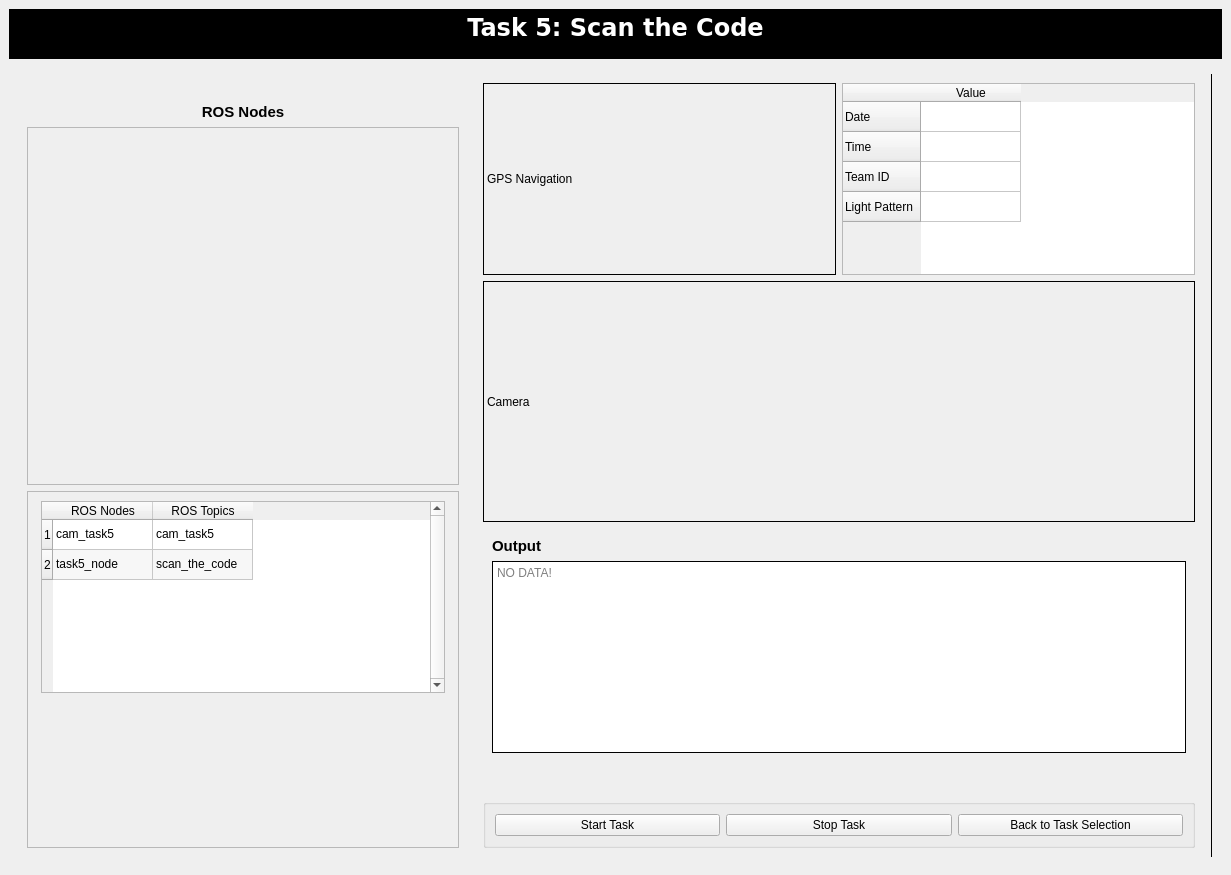
<?xml version="1.0" encoding="UTF-8"?>
<ui version="4.0">
 <class>MainWindow</class>
 <widget class="QMainWindow" name="MainWindow">
  <property name="geometry">
   <rect>
    <x>0</x>
    <y>0</y>
    <width>1231</width>
    <height>875</height>
   </rect>
  </property>
  <property name="sizePolicy">
   <sizepolicy hsizetype="Fixed" vsizetype="Fixed">
    <horstretch>0</horstretch>
    <verstretch>0</verstretch>
   </sizepolicy>
  </property>
  <property name="windowTitle">
   <string>MainWindow</string>
  </property>
  <widget class="QWidget" name="centralwidget">
   <property name="styleSheet">
    <string notr="true"/>
   </property>
   <layout class="QVBoxLayout" name="verticalLayout">
    <item>
     <widget class="QTextBrowser" name="textBrowser_3">
      <property name="sizePolicy">
       <sizepolicy hsizetype="Preferred" vsizetype="Preferred">
        <horstretch>0</horstretch>
        <verstretch>0</verstretch>
       </sizepolicy>
      </property>
      <property name="maximumSize">
       <size>
        <width>16777215</width>
        <height>50</height>
       </size>
      </property>
      <property name="font">
       <font>
        <family>Bitstream Vera Sans</family>
       </font>
      </property>
      <property name="styleSheet">
       <string notr="true">*{
background:rgb(0, 0, 0);
}</string>
      </property>
      <property name="frameShape">
       <enum>QFrame::NoFrame</enum>
      </property>
      <property name="frameShadow">
       <enum>QFrame::Plain</enum>
      </property>
      <property name="html">
       <string>&lt;!DOCTYPE HTML PUBLIC &quot;-//W3C//DTD HTML 4.0//EN&quot; &quot;http://www.w3.org/TR/REC-html40/strict.dtd&quot;&gt;
&lt;html&gt;&lt;head&gt;&lt;meta name=&quot;qrichtext&quot; content=&quot;1&quot; /&gt;&lt;style type=&quot;text/css&quot;&gt;
p, li { white-space: pre-wrap; }
&lt;/style&gt;&lt;/head&gt;&lt;body style=&quot; font-family:'Bitstream Vera Sans'; font-size:7.8pt; font-weight:400; font-style:normal;&quot;&gt;
&lt;p align=&quot;center&quot; style=&quot; margin-top:0px; margin-bottom:0px; margin-left:0px; margin-right:0px; -qt-block-indent:0; text-indent:0px;&quot;&gt;&lt;span style=&quot; font-size:18pt; font-weight:600; color:#ffffff;&quot;&gt;Task 5: Scan the Code&lt;/span&gt;&lt;/p&gt;&lt;/body&gt;&lt;/html&gt;</string>
      </property>
     </widget>
    </item>
    <item>
     <widget class="QWidget" name="widget" native="true">
      <layout class="QHBoxLayout" name="horizontalLayout">
       <item>
        <widget class="QWidget" name="widget_2" native="true">
         <property name="maximumSize">
          <size>
           <width>450</width>
           <height>16777215</height>
          </size>
         </property>
         <layout class="QVBoxLayout" name="verticalLayout_4">
          <item>
           <widget class="QLabel" name="label_2">
            <property name="maximumSize">
             <size>
              <width>16777215</width>
              <height>300</height>
             </size>
            </property>
            <property name="text">
             <string/>
            </property>
            <property name="pixmap">
             <pixmap>Images/task_5.png</pixmap>
            </property>
            <property name="scaledContents">
             <bool>true</bool>
            </property>
           </widget>
          </item>
          <item>
           <widget class="QLabel" name="label_7">
            <property name="maximumSize">
             <size>
              <width>16777215</width>
              <height>25</height>
             </size>
            </property>
            <property name="layoutDirection">
             <enum>Qt::LeftToRight</enum>
            </property>
            <property name="text">
             <string>&lt;html&gt;&lt;head/&gt;&lt;body&gt;&lt;p&gt;&lt;span style=&quot; font-size:11pt; font-weight:600;&quot;&gt;ROS Nodes&lt;/span&gt;&lt;/p&gt;&lt;/body&gt;&lt;/html&gt;</string>
            </property>
            <property name="alignment">
             <set>Qt::AlignCenter</set>
            </property>
           </widget>
          </item>
          <item>
           <widget class="QScrollArea" name="scrollArea">
            <property name="widgetResizable">
             <bool>true</bool>
            </property>
            <widget class="QWidget" name="scrollAreaWidgetContents">
             <property name="geometry">
              <rect>
               <x>0</x>
               <y>0</y>
               <width>1622</width>
               <height>178</height>
              </rect>
             </property>
             <layout class="QGridLayout" name="gridLayout">
              <item row="1" column="0">
               <widget class="QLabel" name="label_3">
                <property name="text">
                 <string/>
                </property>
                <property name="pixmap">
                 <pixmap>Images/task_5_node.png</pixmap>
                </property>
               </widget>
              </item>
             </layout>
            </widget>
           </widget>
          </item>
          <item>
           <widget class="QScrollArea" name="scrollArea_2">
            <property name="widgetResizable">
             <bool>true</bool>
            </property>
            <widget class="QWidget" name="scrollAreaWidgetContents_2">
             <property name="geometry">
              <rect>
               <x>0</x>
               <y>0</y>
               <width>426</width>
               <height>214</height>
              </rect>
             </property>
             <layout class="QGridLayout" name="gridLayout_2">
              <item row="0" column="0" alignment="Qt::AlignTop">
               <widget class="QTableWidget" name="tableWidget_2">
                <property name="sizePolicy">
                 <sizepolicy hsizetype="Fixed" vsizetype="Preferred">
                  <horstretch>0</horstretch>
                  <verstretch>0</verstretch>
                 </sizepolicy>
                </property>
                <property name="maximumSize">
                 <size>
                  <width>404</width>
                  <height>16777215</height>
                 </size>
                </property>
                <property name="cursor" stdset="0">
                 <cursorShape>CrossCursor</cursorShape>
                </property>
                <property name="verticalScrollBarPolicy">
                 <enum>Qt::ScrollBarAlwaysOn</enum>
                </property>
                <property name="autoScrollMargin">
                 <number>6</number>
                </property>
                <property name="dragDropMode">
                 <enum>QAbstractItemView::NoDragDrop</enum>
                </property>
                <property name="alternatingRowColors">
                 <bool>true</bool>
                </property>
                <property name="wordWrap">
                 <bool>true</bool>
                </property>
                <row>
                 <property name="text">
                  <string>1</string>
                 </property>
                </row>
                <row>
                 <property name="text">
                  <string>2</string>
                 </property>
                </row>
                <column>
                 <property name="text">
                  <string>ROS Nodes</string>
                 </property>
                 <property name="textAlignment">
                  <set>AlignCenter</set>
                 </property>
                </column>
                <column>
                 <property name="text">
                  <string>ROS Topics</string>
                 </property>
                 <property name="textAlignment">
                  <set>AlignCenter</set>
                 </property>
                </column>
                <item row="0" column="0">
                 <property name="text">
                  <string>cam_task5</string>
                 </property>
                 <property name="toolTip">
                  <string/>
                 </property>
                 <property name="whatsThis">
                  <string/>
                 </property>
                 <property name="flags">
                  <set>ItemIsSelectable|ItemIsDragEnabled|ItemIsDropEnabled|ItemIsUserCheckable|ItemIsEnabled</set>
                 </property>
                </item>
                <item row="0" column="1">
                 <property name="text">
                  <string>cam_task5</string>
                 </property>
                </item>
                <item row="1" column="0">
                 <property name="text">
                  <string>task5_node</string>
                 </property>
                </item>
                <item row="1" column="1">
                 <property name="text">
                  <string>scan_the_code</string>
                 </property>
                </item>
               </widget>
              </item>
             </layout>
            </widget>
           </widget>
          </item>
         </layout>
        </widget>
       </item>
       <item>
        <widget class="QWidget" name="widget_3" native="true">
         <property name="maximumSize">
          <size>
           <width>16777215</width>
           <height>16777215</height>
          </size>
         </property>
         <layout class="QGridLayout" name="gridLayout_3">
          <item row="0" column="1">
           <widget class="QTableWidget" name="tableWidget">
            <property name="sizePolicy">
             <sizepolicy hsizetype="Fixed" vsizetype="Preferred">
              <horstretch>0</horstretch>
              <verstretch>0</verstretch>
             </sizepolicy>
            </property>
            <property name="maximumSize">
             <size>
              <width>674</width>
              <height>16777215</height>
             </size>
            </property>
            <row>
             <property name="text">
              <string>Date</string>
             </property>
            </row>
            <row>
             <property name="text">
              <string>Time</string>
             </property>
            </row>
            <row>
             <property name="text">
              <string>Team ID</string>
             </property>
            </row>
            <row>
             <property name="text">
              <string>Light Pattern</string>
             </property>
            </row>
            <column>
             <property name="text">
              <string>Value</string>
             </property>
             <property name="textAlignment">
              <set>AlignCenter</set>
             </property>
            </column>
           </widget>
          </item>
          <item row="5" column="0" colspan="2" alignment="Qt::AlignBottom">
           <widget class="QGroupBox" name="groupBox">
            <property name="title">
             <string/>
            </property>
            <layout class="QHBoxLayout" name="horizontalLayout_2">
             <item>
              <widget class="QPushButton" name="startButton">
               <property name="text">
                <string>Start Task</string>
               </property>
              </widget>
             </item>
             <item>
              <widget class="QPushButton" name="stopButton">
               <property name="text">
                <string>Stop Task</string>
               </property>
              </widget>
             </item>
             <item>
              <widget class="QPushButton" name="backButton">
               <property name="text">
                <string>Back to Task Selection</string>
               </property>
              </widget>
             </item>
            </layout>
           </widget>
          </item>
          <item row="0" column="0">
           <widget class="QLabel" name="label_6">
            <property name="frameShape">
             <enum>QFrame::Box</enum>
            </property>
            <property name="text">
             <string>GPS Navigation</string>
            </property>
            <property name="scaledContents">
             <bool>true</bool>
            </property>
           </widget>
          </item>
          <item row="1" column="0" rowspan="3" colspan="2">
           <widget class="QLabel" name="camera_box">
            <property name="frameShape">
             <enum>QFrame::Box</enum>
            </property>
            <property name="text">
             <string>Camera</string>
            </property>
            <property name="scaledContents">
             <bool>true</bool>
            </property>
           </widget>
          </item>
          <item row="4" column="0" colspan="2">
           <widget class="QWidget" name="widget_4" native="true">
            <layout class="QVBoxLayout" name="verticalLayout_2">
             <item>
              <widget class="QLabel" name="label">
               <property name="text">
                <string>&lt;html&gt;&lt;head/&gt;&lt;body&gt;&lt;p&gt;&lt;span style=&quot; font-size:11pt; font-weight:600;&quot;&gt;Output&lt;/span&gt;&lt;/p&gt;&lt;/body&gt;&lt;/html&gt;</string>
               </property>
              </widget>
             </item>
             <item>
              <widget class="QTextBrowser" name="hb_output">
               <property name="sizePolicy">
                <sizepolicy hsizetype="Expanding" vsizetype="Preferred">
                 <horstretch>0</horstretch>
                 <verstretch>0</verstretch>
                </sizepolicy>
               </property>
               <property name="frameShape">
                <enum>QFrame::Box</enum>
               </property>
               <property name="frameShadow">
                <enum>QFrame::Plain</enum>
               </property>
               <property name="sizeAdjustPolicy">
                <enum>QAbstractScrollArea::AdjustIgnored</enum>
               </property>
               <property name="placeholderText">
                <string>NO DATA!</string>
               </property>
              </widget>
             </item>
            </layout>
           </widget>
          </item>
         </layout>
        </widget>
       </item>
       <item>
        <widget class="Line" name="line">
         <property name="frameShadow">
          <enum>QFrame::Plain</enum>
         </property>
         <property name="orientation">
          <enum>Qt::Vertical</enum>
         </property>
        </widget>
       </item>
      </layout>
     </widget>
    </item>
   </layout>
  </widget>
  <action name="actionExit">
   <property name="text">
    <string>Exit</string>
   </property>
  </action>
  <action name="actionClose">
   <property name="text">
    <string>Close</string>
   </property>
  </action>
 </widget>
 <resources>
  <include location="images.qrc"/>
  <include location="images.qrc"/>
 </resources>
 <connections/>
</ui>
